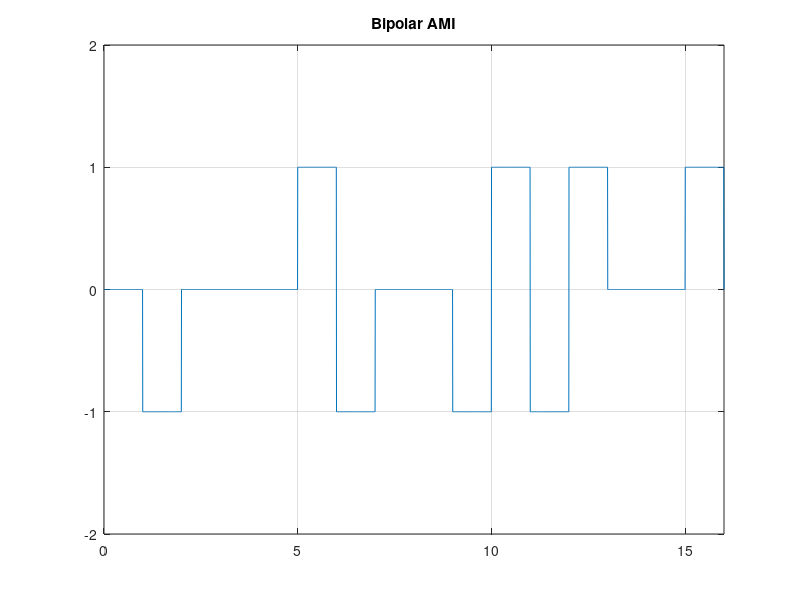

The MATLAB script that drew this image:
%Scrambling HDB3
%0000----B00V
%   Wrong Code:                   Also need to work for 0000---000v
clc;
clear;

bitrate=1;
A=1;
pulse=-A;
x=[0 1 0 0 0 1 0 0 0 0 1 1 0 0 0 0];
T=length(x);
n=200;
N=n*T*bitrate;
dt=T/N;

%t=0:dt:T;
t=0:dt:T/bitrate;

y=zeros(1,length(t));
for i=0:T-1;
    if x(i+1)==1
           if pulse==-1
                 y(i*n+1 : (i+1)*n)=-1;
                 pulse=1;
           else
                 y(i*n+1 : (i+1)*n)=1;
                 pulse=-1;
           end;
    elseif x(i+1)==-2
            if pulse==-1
                 y(i*n+1 : (i+1)*n)=1;
                 pulse=-1;
           else
                 pulse=1;
                 y(i*n+1 : (i+1)*n)=-1;
           end;
    else
        if(i+3<=T-1)
            if(x(i+2)==0 && x(i+3)==0 && x(i+4)==0)
                %y(i*n+1 : (i+1)*n)=1;
                if pulse==-1
                     y(i*n+1 : (i+1)*n)=-1;
                     pulse=1;
               else
                     y(i*n+1 : (i+1)*n)=1;
                     pulse=-1;
               end;
                x(i+2)= 0; x(i+3)= 0; x(i+4)= -2;
       
            else y(i*n+1 : (i+1)*n)=0;
            end;
        else y(i*n+1 : (i+1)*n)=0;
        end;
     end;
end;

plot(t,y);
axis([0 t(end) -2 2]);
grid on;
title('Bipolar AMI');

%Decoding
pulse=-1;
z=zeros(1,length(x));
for i=1:T;
    if y((i-1)*200+1)==1
        if(i+3<=T)
            if(y((i)*200+1)==0 && y((i+1)*200+1)==0 && y((i+2)*200+1)==1)
                z(i)=0;%z(i+1)=0;z(i+2)=0;z(i+3)=0;
                y((i+2)*200+1)=0;
            else z(i)=1;
            end; 
        else z(i)=1;
        end;
    elseif  y((i-1)*200+1)==-1
        if(i+3<=T-1)
            if(y((i)*200+1)==0 && y((i+1)*200+1)==0 && y((i+2)*200+1)==-1)
                z(i)=0;
                y((i+2)*200+1)=0;
            else z(i)=1;
            end;
        else z(i)=1;
        end;
    else z(i)=0;
    end
 end
z
